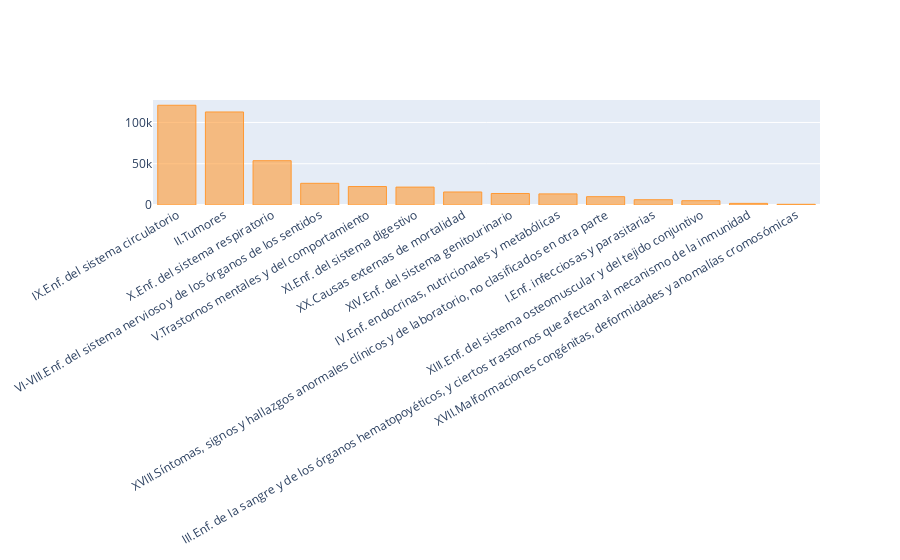

Notebook source saved alongside this figure:
### Code cell
# 3. Create a plot
deaths_filtered.iplot(kind='bar',
                x='cause_name',
                y='Total',
                xTitle='Death cause category',
                yTitle='Number of deaths',
                title='Death by cause category| 2018',
                layout={'xaxis': {'tickangle': -30}})

### Figure 1 — Plotly figure (JSON) as saved in the notebook; plotly's stock layout.template omitted (floating-point values rounded to 4 significant figures)
{"data": [{"marker": {"color": "rgba(255, 153, 51, 0.6)", "line": {"color": "rgba(255, 153, 51, 1.0)", "width": 1}}, "name": "Total", "orientation": "v", "text": "", "type": "bar", "x": ["IX.Enf. del sistema circulatorio", "II.Tumores", "X.Enf. del sistema respiratorio", "VI-VIII.Enf. del sistema nervioso y de los órganos de los sentidos", "V.Trastornos mentales y del comportamiento", "XI.Enf. del sistema digestivo", "XX.Causas externas de mortalidad", "XIV.Enf. del sistema genitourinario", "IV.Enf. endocrinas, nutricionales y metabólicas", "XVIII.Síntomas, signos y hallazgos anormales clínicos y de laboratorio, no clasificados en otra parte", "I.Enf. infecciosas y parasitarias", "XIII.Enf. del sistema osteomuscular y del tejido conjuntivo", "III.Enf. de la sangre y de los órganos hematopoyéticos, y ciertos trastornos que afectan al mecanismo de la inmunidad", "XVII.Malformaciones congénitas, deformidades y anomalías cromosómicas"], "y": [120859, 112714, 53687, 26279, 22376, 21689, 15768, 13941, 13465, 10088, 6398, 5205, 1946, 843]}], "layout": {"xaxis": {"tickangle": -30}}}
